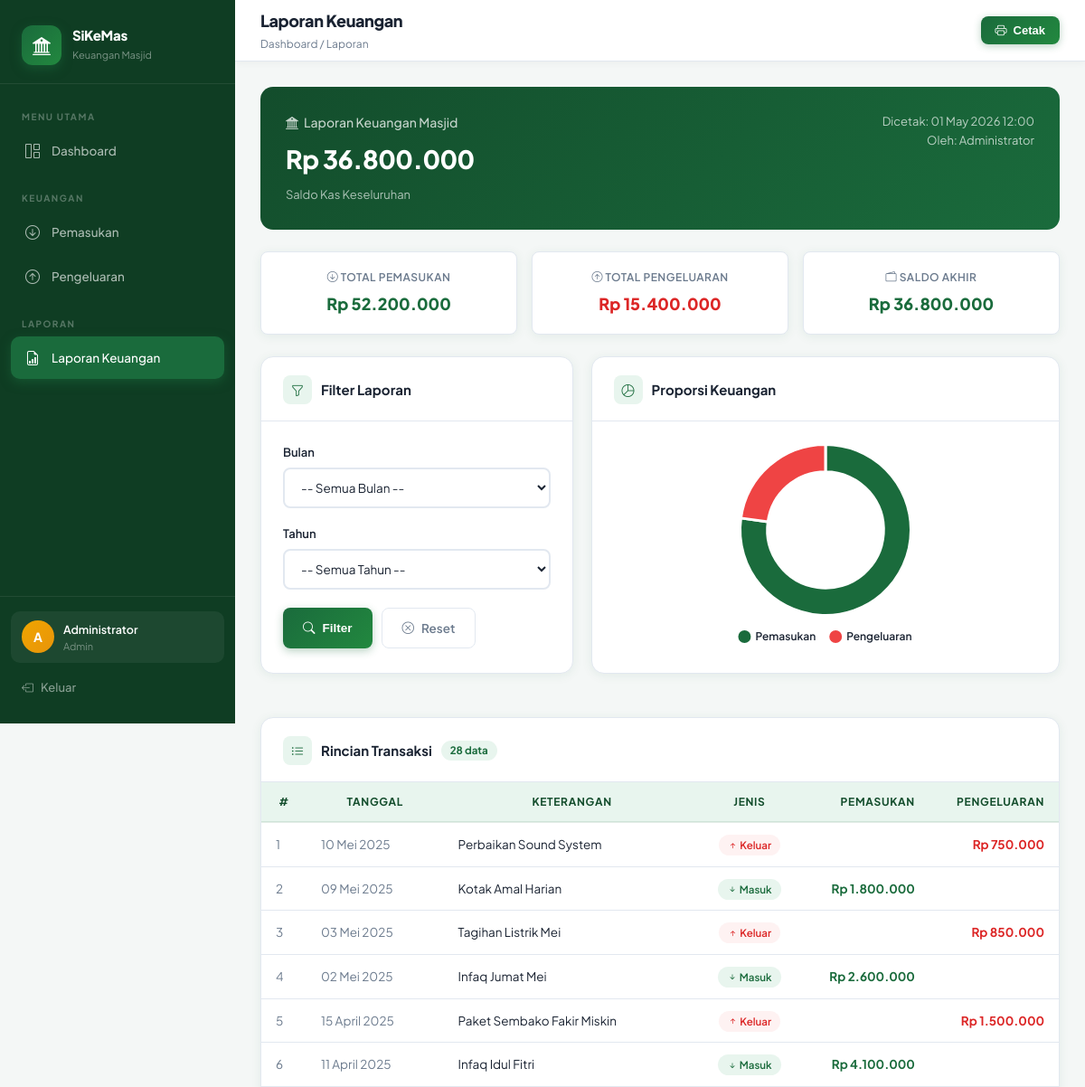
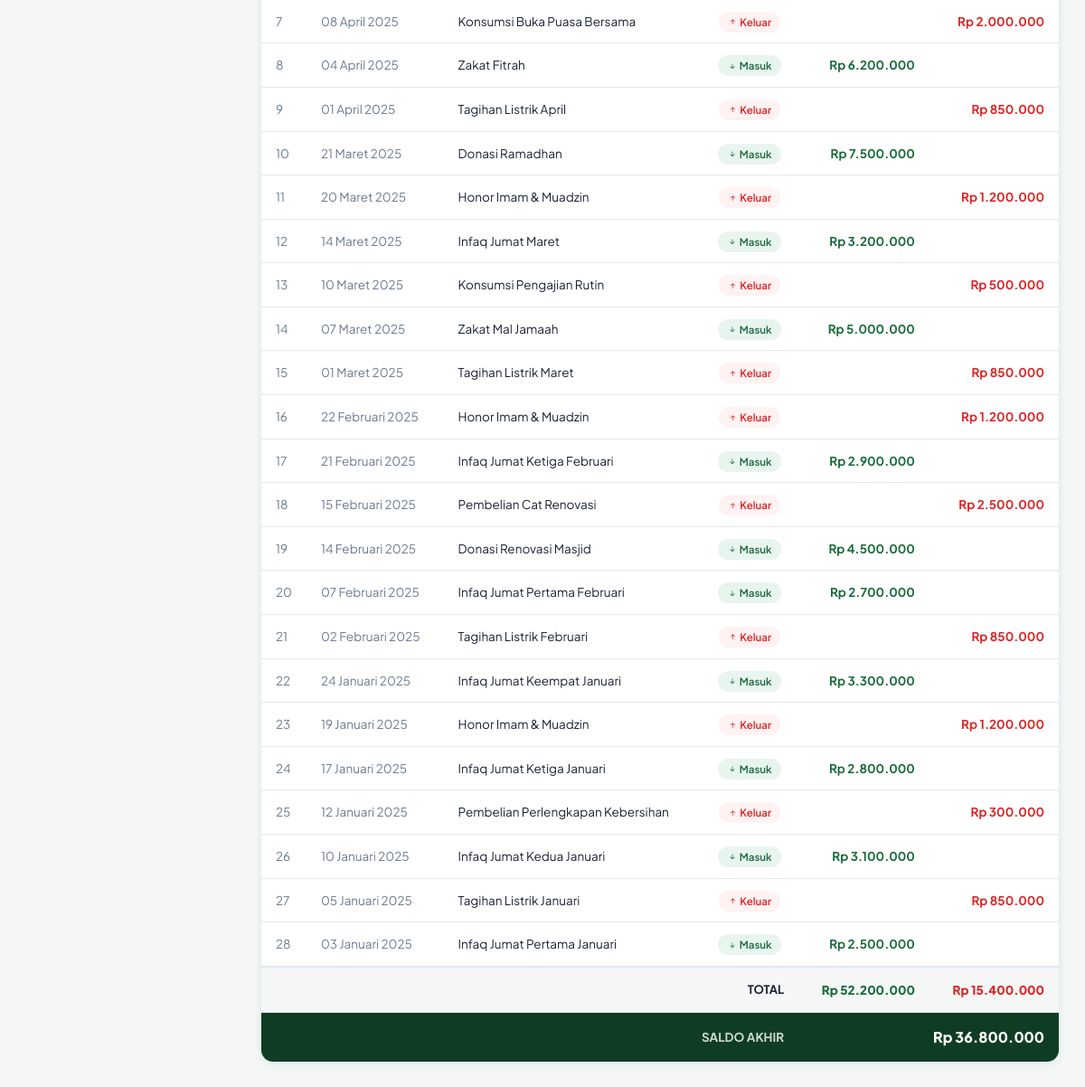
Screenshot of /laporan.php (signed in) with the database file from the repository (2 pictures, top to bottom).
### tables this page shows
CREATE TABLE IF NOT EXISTS pengeluaran (
    id          INT AUTO_INCREMENT PRIMARY KEY,
    tanggal     DATE          NOT NULL,
    jumlah      DECIMAL(15,2) NOT NULL,
    keterangan  VARCHAR(255)  NOT NULL,
    created_at  TIMESTAMP DEFAULT CURRENT_TIMESTAMP
);

CREATE TABLE IF NOT EXISTS pemasukan (
    id          INT AUTO_INCREMENT PRIMARY KEY,
    tanggal     DATE          NOT NULL,
    jumlah      DECIMAL(15,2) NOT NULL,
    keterangan  VARCHAR(255)  NOT NULL,
    created_at  TIMESTAMP DEFAULT CURRENT_TIMESTAMP
);

### config/koneksi.php (called while the page is built, shortened)
<?php
function rupiah($angka) {
    return 'Rp ' . number_format($angka, 0, ',', '.');
}
function tgl_indo($tanggal) {
    $bulan = [
        '01' => 'Januari',  '02' => 'Februari', '03' => 'Maret',
        '04' => 'April',    '05' => 'Mei',       '06' => 'Juni',
        '07' => 'Juli',     '08' => 'Agustus',   '09' => 'September',
        '10' => 'Oktober',  '11' => 'November',  '12' => 'Desember'
    ];
    $d = explode('-', $tanggal);
    return $d[2] . ' ' . $bulan[$d[1]] . ' ' . $d[0];
}
?>

### laporan.php (the view, shortened to what this page needs)
<?php
require_once 'config/koneksi.php';
$halaman_aktif = 'laporan';
$filter_bln = isset($_GET['bulan']) && $_GET['bulan'] !== '' ? $_GET['bulan'] : '';
$filter_thn = isset($_GET['tahun']) && $_GET['tahun'] !== '' ? (int)$_GET['tahun'] : '';
$where_masuk  = "1=1";
$where_keluar = "1=1";
$q_masuk  = mysqli_query($koneksi,
    "SELECT *, 'masuk' AS jenis FROM pemasukan WHERE $where_masuk");
$q_keluar = mysqli_query($koneksi,
    "SELECT *, 'keluar' AS jenis FROM pengeluaran WHERE $where_keluar");
$t_masuk  = mysqli_fetch_assoc(mysqli_query($koneksi,
    "SELECT COALESCE(SUM(jumlah),0) AS total FROM pemasukan WHERE $where_masuk"));
$t_keluar = mysqli_fetch_assoc(mysqli_query($koneksi,
    "SELECT COALESCE(SUM(jumlah),0) AS total FROM pengeluaran WHERE $where_keluar"));
$total_masuk  = $t_masuk['total'];
$total_keluar = $t_keluar['total'];
$saldo        = $total_masuk - $total_keluar;
$semua = [];
while ($r = mysqli_fetch_assoc($q_masuk))  $semua[] = $r;
while ($r = mysqli_fetch_assoc($q_keluar)) $semua[] = $r;
usort($semua, function($a, $b) {
    $cmp = strcmp($b['tanggal'], $a['tanggal']);
    return $cmp !== 0 ? $cmp : $b['id'] - $a['id'];
});
?>
<!DOCTYPE html>
<html lang="id">
<head>
    <link href="https://cdn.jsdelivr.net/npm/bootstrap-icons@1.11.3/font/bootstrap-icons.min.css" rel="stylesheet">
    <link href="assets/css/style.css" rel="stylesheet">
</head>
<body>
<?php include '_sidebar.php'; ?>
<div class="main-wrapper">
    <header class="topbar">
        <div class="topbar-left">
            <div>
                <div class="page-title">Laporan Keuangan</div>
                <div class="page-bread">Dashboard / Laporan</div>
            </div>
        </div>
        <div class="topbar-right">
            <button class="btn-topbar btn-success-solid" onclick="window.print()">
                <i class="bi bi-printer"></i> Cetak
            </button>
        </div>
    </header>
    <main class="page-content">
        <div class="summary-box">
            <div style="display:flex;justify-content:space-between;align-items:flex-start;flex-wrap:wrap;gap:16px">
                <div>
                    <h4><i class="bi bi-bank2" style="margin-right:6px"></i>Laporan Keuangan Masjid</h4>
                    <div class="value"><?= rupiah($saldo) ?></div>
                    <div style="font-size:13px;opacity:.65;margin-top:6px">
                        Saldo Kas <?= ($filter_bln || $filter_thn) ? 'Periode yang Dipilih' : 'Keseluruhan' ?>
                    </div>
                </div>
                <div style="opacity:.7;font-size:13px;text-align:right">
                    Dicetak: <?= date('d F Y H:i') ?><br>
                    Oleh: <?= htmlspecialchars($_SESSION['user_nama']) ?>
                </div>
            </div>
        </div>
        <div class="summary-row">
            <div class="summary-item">
                <div class="label"><i class="bi bi-arrow-down-circle"></i> Total Pemasukan</div>
                <div class="val green"><?= rupiah($total_masuk) ?></div>
            </div>
            <div class="summary-item">
                <div class="label"><i class="bi bi-arrow-up-circle"></i> Total Pengeluaran</div>
                <div class="val red"><?= rupiah($total_keluar) ?></div>
            </div>
            <div class="summary-item">
                <div class="label"><i class="bi bi-wallet2"></i> Saldo Akhir</div>
                <div class="val <?= $saldo >= 0 ? 'green' : 'red' ?>"><?= rupiah($saldo) ?></div>
            </div>
        </div>
        <div style="display:grid;grid-template-columns:1fr 1.5fr;gap:20px;margin-bottom:24px" class="lap-grid">
            <div class="content-card">
                <div class="card-header-custom">
                    <div class="card-title-custom">
                        <div class="card-title-icon"><i class="bi bi-funnel"></i></div>
                        Filter Laporan
                    </div>
                </div>
                <div class="card-body-custom">
                    <form method="GET">
                        <div class="form-group-custom">
                            <label class="form-label-custom">Bulan</label>
                            <select name="bulan" class="form-control-custom">
                                <option value="">-- Semua Bulan --</option>
                            </select>
                        </div>
                        <div class="form-group-custom">
                            <label class="form-label-custom">Tahun</label>
                            <select name="tahun" class="form-control-custom">
                                <option value="">-- Semua Tahun --</option>
                            </select>
                        </div>
                        <div style="display:flex;gap:10px;margin-top:20px">
                            <button type="submit" class="btn-primary-custom">
                                <i class="bi bi-search"></i> Filter
                            </button>
                            <a href="laporan.php" class="btn-secondary-custom">
                                <i class="bi bi-x-circle"></i> Reset
                            </a>
                        </div>
                    </form>
                </div>
            </div>
            <div class="content-card">
                <div class="card-header-custom">
                    <div class="card-title-custom">
                        <div class="card-title-icon"><i class="bi bi-pie-chart"></i></div>
                        Proporsi Keuangan
                    </div>
                </div>
                <div class="card-body-custom">
                    <div class="chart-container" style="height:230px">
                        <canvas id="chartDonut"></canvas>
                    </div>
                </div>
            </div>
        </div>
        <div class="content-card">
            <div class="card-header-custom">
                <div class="card-title-custom">
                    <div class="card-title-icon"><i class="bi bi-list-ul"></i></div>
                    Rincian Transaksi
                    <span style="background:#e8f5ee;color:#1a6b3c;padding:2px 10px;border-radius:20px;font-size:11.5px;font-weight:700">
                        <?= count($semua) ?> data
                    </span>
                </div>
            </div>
            <div style="overflow-x:auto">
                <table class="table-modern">
                    <thead>
                        <tr>
                            <th style="width:40px">#</th>
                            <th>Tanggal</th>
                            <th>Keterangan</th>
                            <th style="text-align:center">Jenis</th>
                            <th style="text-align:right">Pemasukan</th>
                            <th style="text-align:right">Pengeluaran</th>
                        </tr>
                    </thead>
                    <tbody>
                        <?php if (count($semua) > 0):
                            $no = 1;
                            foreach ($semua as $row): ?>
                        <tr>
                            <td class="muted"><?= $no++ ?></td>
                            <td class="muted" style="white-space:nowrap"><?= tgl_indo($row['tanggal']) ?></td>
                            <td><?= htmlspecialchars($row['keterangan']) ?></td>
                            <td style="text-align:center">
                                <?php if ($row['jenis'] === 'masuk'): ?>
                                    <span class="badge-in"><i class="bi bi-arrow-down-short"></i> Masuk</span>
                                <?php else: ?>
                                    <span class="badge-out"><i class="bi bi-arrow-up-short"></i> Keluar</span>
                                <?php endif; ?>
                            </td>
                            <td style="text-align:right;font-weight:700;color:#1a6b3c">
                                <?= $row['jenis']==='masuk' ? rupiah($row['jumlah']) : '' ?>
                            </td>
                            <td style="text-align:right;font-weight:700;color:#dc2626">
                                <?= $row['jenis']==='keluar' ? rupiah($row['jumlah']) : '' ?>
                            </td>
                        </tr>
                        <?php endforeach; ?>
                        <tr style="background:#f4f7f6;font-weight:800;border-top:2px solid #e2e8f0">
                            <td colspan="4" style="text-align:right;padding:14px 16px;font-size:13px;color:#1a2332">
                                <strong>TOTAL</strong>
                            </td>
                            <td style="text-align:right;color:#1a6b3c;padding:14px 16px"><?= rupiah($total_masuk) ?></td>
                            <td style="text-align:right;color:#dc2626;padding:14px 16px"><?= rupiah($total_keluar) ?></td>
                        </tr>
                        <tr style="background:#0f3d23">
                            <td colspan="4" style="text-align:right;padding:14px 16px;font-size:13.5px;color:rgba(255,255,255,0.8)">
                                <strong>SALDO AKHIR</strong>
                            </td>
                            <td colspan="2" style="text-align:right;color:white;font-size:16px;font-weight:900;padding:14px 16px">
                                <?= rupiah($saldo) ?>
                            </td>
                        </tr>
                        <?php endif; ?>
                    </tbody>
                </table>
            </div>
        </div>
    </main>
</div>
<script>
initDonutChart(<?= $total_masuk ?>, <?= $total_keluar ?>);
</script>
</body>
</html>

### _sidebar.php (shortened to what this page needs)
<?php
$halaman_aktif = $halaman_aktif ?? 'dashboard';
?>
<aside class="sidebar" id="sidebar">
    <div class="sidebar-header">
        <div class="sidebar-brand">
            <div class="brand-icon"><i class="bi bi-bank2"></i></div>
            <div class="brand-text">
                <h5>SiKeMas</h5>
                <small>Keuangan Masjid</small>
            </div>
        </div>
    </div>
    <nav class="sidebar-nav">
        <div class="nav-section-label">Menu Utama</div>
        <a href="dashboard.php" class="nav-link-item <?= $halaman_aktif==='dashboard' ? 'active' : '' ?>">
            <i class="bi bi-grid-1x2"></i> Dashboard
        </a>
        <div class="nav-section-label" style="margin-top:8px">Keuangan</div>
        <a href="pemasukan.php" class="nav-link-item <?= $halaman_aktif==='pemasukan' ? 'active' : '' ?>">
            <i class="bi bi-arrow-down-circle"></i> Pemasukan
        </a>
        <a href="pengeluaran.php" class="nav-link-item <?= $halaman_aktif==='pengeluaran' ? 'active' : '' ?>">
            <i class="bi bi-arrow-up-circle"></i> Pengeluaran
        </a>
        <div class="nav-section-label" style="margin-top:8px">Laporan</div>
        <a href="laporan.php" class="nav-link-item <?= $halaman_aktif==='laporan' ? 'active' : '' ?>">
            <i class="bi bi-file-earmark-bar-graph"></i> Laporan Keuangan
        </a>
    </nav>
    <div class="sidebar-footer">
        <div class="user-info-sidebar">
            <div class="user-avatar"><?= strtoupper(substr($_SESSION['user_nama'] ?? 'A', 0, 1)) ?></div>
            <div>
                <div class="user-name"><?= htmlspecialchars($_SESSION['user_nama'] ?? 'Admin') ?></div>
                <div class="user-role"><?= ucfirst($_SESSION['user_role'] ?? 'admin') ?></div>
            </div>
        </div>
        <a href="logout.php" style="display:flex;align-items:center;gap:8px;padding:9px 12px;margin-top:8px;border-radius:8px;color:rgba(255,255,255,0.5);font-size:13px;font-weight:500;transition:all .2s"
           onmouseover="this.style.background='rgba(239,68,68,0.15)';this.style.color='#fca5a5'"
           onmouseout="this.style.background='';this.style.color='rgba(255,255,255,0.5)'">
            <i class="bi bi-box-arrow-left"></i> Keluar
        </a>
    </div>
</aside>

### rows the page displays
pengeluaran: tanggal "10 Mei 2025", keterangan "Perbaikan Sound System", shows "Keluar", jumlah "Rp 750.000"
pemasukan: tanggal "09 Mei 2025", keterangan "Kotak Amal Harian", shows "Masuk", jumlah "Rp 1.800.000"
pengeluaran: tanggal "03 Mei 2025", keterangan "Tagihan Listrik Mei", shows "Keluar", jumlah "Rp 850.000"
pemasukan: tanggal "02 Mei 2025", keterangan "Infaq Jumat Mei", shows "Masuk", jumlah "Rp 2.600.000"
pengeluaran: tanggal "15 April 2025", keterangan "Paket Sembako Fakir Miskin", shows "Keluar", jumlah "Rp 1.500.000"
pemasukan: tanggal "11 April 2025", keterangan "Infaq Idul Fitri", shows "Masuk", jumlah "Rp 4.100.000"
pengeluaran: tanggal "08 April 2025", keterangan "Konsumsi Buka Puasa Bersama", shows "Keluar", jumlah "Rp 2.000.000"
pemasukan: tanggal "04 April 2025", keterangan "Zakat Fitrah", shows "Masuk", jumlah "Rp 6.200.000"
pengeluaran: tanggal "01 April 2025", keterangan "Tagihan Listrik April", shows "Keluar", jumlah "Rp 850.000"
pemasukan: tanggal "21 Maret 2025", keterangan "Donasi Ramadhan", shows "Masuk", jumlah "Rp 7.500.000"
pengeluaran: tanggal "20 Maret 2025", keterangan "Honor Imam & Muadzin", shows "Keluar", jumlah "Rp 1.200.000"
pemasukan: tanggal "14 Maret 2025", keterangan "Infaq Jumat Maret", shows "Masuk", jumlah "Rp 3.200.000"
pengeluaran: tanggal "10 Maret 2025", keterangan "Konsumsi Pengajian Rutin", shows "Keluar", jumlah "Rp 500.000"
pemasukan: tanggal "07 Maret 2025", keterangan "Zakat Mal Jamaah", shows "Masuk", jumlah "Rp 5.000.000"
pengeluaran: tanggal "01 Maret 2025", keterangan "Tagihan Listrik Maret", shows "Keluar", jumlah "Rp 850.000"
pengeluaran: tanggal "22 Februari 2025", keterangan "Honor Imam & Muadzin", shows "Keluar", jumlah "Rp 1.200.000"
pemasukan: tanggal "21 Februari 2025", keterangan "Infaq Jumat Ketiga Februari", shows "Masuk", jumlah "Rp 2.900.000"
pengeluaran: tanggal "15 Februari 2025", keterangan "Pembelian Cat Renovasi", shows "Keluar", jumlah "Rp 2.500.000"
pemasukan: tanggal "14 Februari 2025", keterangan "Donasi Renovasi Masjid", shows "Masuk", jumlah "Rp 4.500.000"
pemasukan: tanggal "07 Februari 2025", keterangan "Infaq Jumat Pertama Februari", shows "Masuk", jumlah "Rp 2.700.000"
pengeluaran: tanggal "02 Februari 2025", keterangan "Tagihan Listrik Februari", shows "Keluar", jumlah "Rp 850.000"
pemasukan: tanggal "24 Januari 2025", keterangan "Infaq Jumat Keempat Januari", shows "Masuk", jumlah "Rp 3.300.000"
pengeluaran: tanggal "19 Januari 2025", keterangan "Honor Imam & Muadzin", shows "Keluar", jumlah "Rp 1.200.000"
pemasukan: tanggal "17 Januari 2025", keterangan "Infaq Jumat Ketiga Januari", shows "Masuk", jumlah "Rp 2.800.000"
pengeluaran: tanggal "12 Januari 2025", keterangan "Pembelian Perlengkapan Kebersihan", shows "Keluar", jumlah "Rp 300.000"
pemasukan: tanggal "10 Januari 2025", keterangan "Infaq Jumat Kedua Januari", shows "Masuk", jumlah "Rp 3.100.000"
pengeluaran: tanggal "05 Januari 2025", keterangan "Tagihan Listrik Januari", shows "Keluar", jumlah "Rp 850.000"
pemasukan: tanggal "03 Januari 2025", keterangan "Infaq Jumat Pertama Januari", shows "Masuk", jumlah "Rp 2.500.000"

### other values shown
substr($_SESSION['user_nama'] ?? 'A', 0, 1) "A"
$_SESSION['user_nama'] "Administrator"
$_SESSION['user_role'] "Admin"
rupiah($saldo) "Rp 36.800.000"
rupiah($total_masuk) "Rp 52.200.000"
rupiah($total_keluar) "Rp 15.400.000"
count($semua) "28"
chart data {{ $total_masuk }} 52200000.00
chart data {{ $total_keluar }} 15400000.00
